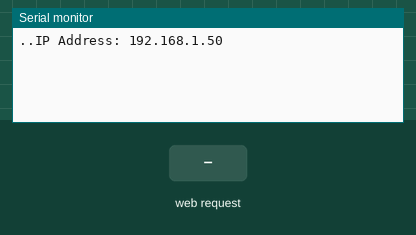
A sketch run on a simulated ESP8266 (NodeMCU). Parts: the last lines printed to the serial monitor. The inputs (shaded band) are chosen by the test bench. WiFi joins after 1.5 s; servers stay silent unless stated.

Above: at 3.2 s.
3.3 s: HTTP request GET /home?direction=1 received
At 3.7 s:
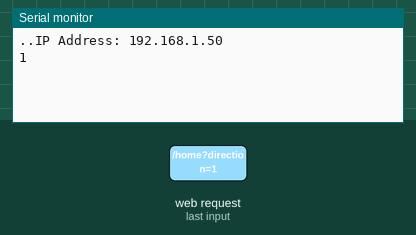
4.8 s: HTTP request GET /home?direction=0 received
At 6.0 s:
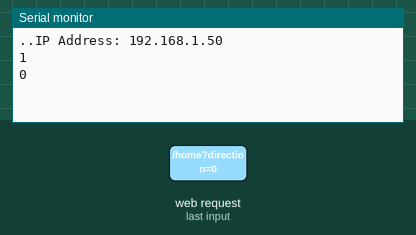

The sketch:

server.ino
```cpp
#include <ESP8266WiFi.h>
#include <ESP8266WebServer.h>

const char* ssid = "Ams";
const char* password = "n4awc3fs";

ESP8266WebServer server(80);

void setup(){
  Serial.begin(9600);
  WiFi.begin(ssid,password);
  while (WiFi.status() != WL_CONNECTED) {delay(1000);Serial.print('.');}
  Serial.print("IP Address: ");
  Serial.println(WiFi.localIP());
  server.begin();
  server.on("/home",HTTP_GET,handleControl);
}

void loop(){
  server.handleClient();
}

void handleControl(){
  String direction = server.arg("direction");
  Serial.println(direction);
  server.sendHeader("Access-Control-Allow-Origin", "*");  // Allow all domains (adjust as needed)
  server.sendHeader("Access-Control-Allow-Methods", "GET");
  if(Serial.available())
    server.send(200,"text/plain",Serial.readString());
  else
    server.send(200,"text/plain","no-data");
}
```

Measured:
- after the input at 3.3 s, the serial monitor: prints a new line at once (image 1)
- after the input at 4.8 s, the serial monitor: prints a new line at once (image 2)
